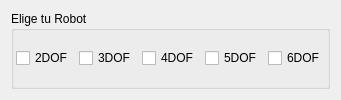
            <widget class="QWidget" name="tabWidgetPage2">
             <attribute name="title">
              <string>Robots Simples</string>
             </attribute>
             <layout class="QGridLayout" name="gridLayout_8">
              <item row="0" column="0">
               <widget class="QGroupBox" name="gridGroupBox_2">
                <property name="maximumSize">
                 <size>
                  <width>460</width>
                  <height>200</height>
                 </size>
                </property>
                <property name="title">
                 <string>Elige tu Robot</string>
                </property>
                <layout class="QHBoxLayout" name="horizontalLayout_3">
                 <property name="leftMargin">
                  <number>2</number>
                 </property>
                 <property name="topMargin">
                  <number>2</number>
                 </property>
                 <property name="rightMargin">
                  <number>2</number>
                 </property>
                 <property name="bottomMargin">
                  <number>2</number>
                 </property>
                 <item>
                  <widget class="QCheckBox" name="checkBox2DOFs">
                   <property name="text">
                    <string>2DOF</string>
                   </property>
                  </widget>
                 </item>
                 <item>
                  <widget class="QCheckBox" name="checkBox3DOFs">
                   <property name="text">
                    <string>3DOF</string>
                   </property>
                  </widget>
                 </item>
                 <item>
                  <widget class="QCheckBox" name="checkBox4DOFs">
                   <property name="text">
                    <string>4DOF</string>
                   </property>
                  </widget>
                 </item>
                 <item>
                  <widget class="QCheckBox" name="checkBox5DOFs">
                   <property name="text">
                    <string>5DOF</string>
                   </property>
                  </widget>
                 </item>
                 <item>
                  <widget class="QCheckBox" name="checkBox6DOFs">
                   <property name="text">
                    <string>6DOF</string>
                   </property>
                  </widget>
                 </item>
                </layout>
               </widget>
              </item>
             </layout>
            </widget>
